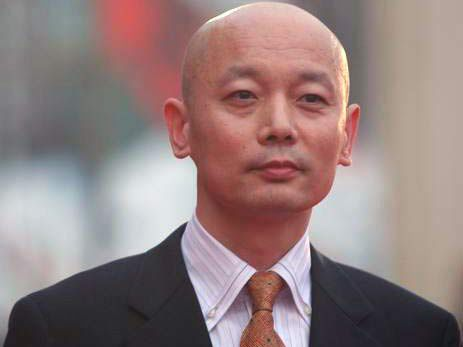
#> input picture src/gedaye.jpg, 463 x 347 px
$ python -i video.py   (imports and definitions only)   (older library calls are emulated)
#> lines starting #> are read from the running program, lines starting #| are printed output that depends on the picture
#> further down, picture is the input picture: shape (347, 463, 3); mean B, G, R 126, 126.7, 147.2
import cv2
from src.classifier import Classifier
import numpy as np

CASC_PATH = '../haarcascade_files/haarcascade_frontalface_default.xml'
SIZE_FACE = 48
EMOTIONS = ['angry', 'disgusted', 'fearful', 'happy', 'sad', 'surprised', 'neutral']

cascade_classifier = cv2.CascadeClassifier(CASC_PATH)


def brighten(data,b):
     datab = data * b
     return datab


def format_image(image):
    if len(image.shape) > 2 and image.shape[2] == 3:
        image = cv2.cvtColor(image, cv2.COLOR_BGR2GRAY)
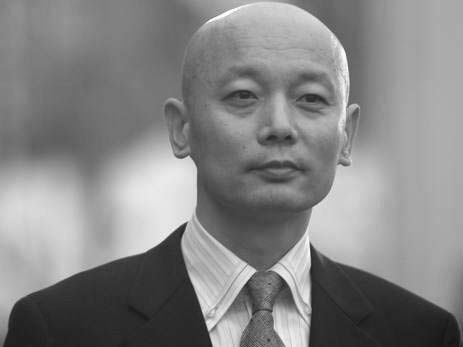
#> image: shape (347, 463); min 21, max 254, mean 132.7
    else:
        image = cv2.imdecode(image, cv2.CV_LOAD_IMAGE_GRAYSCALE)
    faces = cascade_classifier.detectMultiScale(
        image,
        scaleFactor = 1.3,
        minNeighbors = 5
    )
#> faces = [[189, 25, 181, 181]]
    # None is we don't found an image
    if not len(faces) > 0:
        return None
    max_area_face = faces[0]
#> max_area_face = [189, 25, 181, 181]
    for face in faces:
        if face[2] * face[3] > max_area_face[2] * max_area_face[3]:
            max_area_face = face
#> this loop made 1 pass
    # Chop image to face
    face = max_area_face
#> face = [189, 25, 181, 181]
    image = image[face[1]:(face[1] + face[2]), face[0]:(face[0] + face[3])]
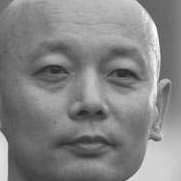
#> image: shape (181, 181); min 38, max 251, mean 132.6
    # Resize image to network size
    try:
        image = cv2.resize(image, (SIZE_FACE, SIZE_FACE), interpolation = cv2.INTER_CUBIC) / 255.
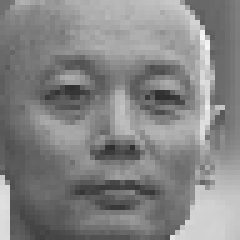
#> image: shape (48, 48) float64 (shown 5 times larger); min 0.18, max 0.965, mean 0.519
    except Exception:
        print("[+] Problem during resize")
        return None
    # cv2.imshow("Lol", image)
    # cv2.waitKey(0)
    return image


# [1 line not run here, left out]
font = cv2.FONT_HERSHEY_SIMPLEX

feelings_faces = []
# [34 lines not run here, left out]

>>> import cv2
>>> picture = cv2.imread('gedaye.jpg')
>>> result = format_image(picture)
